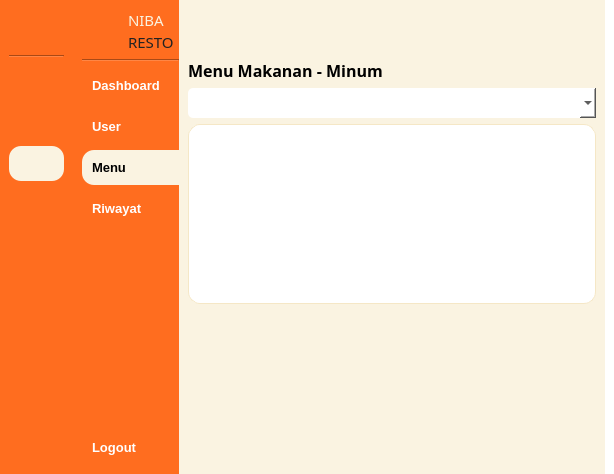
<?xml version="1.0" encoding="UTF-8"?>
<ui version="4.0">
 <class>MainWindow</class>
 <widget class="QMainWindow" name="MainWindow">
  <property name="geometry">
   <rect>
    <x>0</x>
    <y>0</y>
    <width>614</width>
    <height>474</height>
   </rect>
  </property>
  <property name="windowTitle">
   <string>MainWindow</string>
  </property>
  <property name="styleSheet">
   <string notr="true">background-color: rgb(255, 255, 255);</string>
  </property>
  <widget class="QWidget" name="centralwidget">
   <layout class="QGridLayout" name="gridLayout">
    <property name="leftMargin">
     <number>0</number>
    </property>
    <property name="topMargin">
     <number>0</number>
    </property>
    <property name="rightMargin">
     <number>0</number>
    </property>
    <property name="bottomMargin">
     <number>0</number>
    </property>
    <property name="horizontalSpacing">
     <number>0</number>
    </property>
    <item row="0" column="0">
     <widget class="QWidget" name="icon_only_widget" native="true">
      <property name="maximumSize">
       <size>
        <width>75</width>
        <height>16777215</height>
       </size>
      </property>
      <property name="styleSheet">
       <string notr="true">QPushButton {
	text-align: center;
	border-radius: 12px;
    padding: 10px;
    border: 0px;
	color: white;
    font-weight: 600;
}

QPushButton:hover {
	background-color: rgb(181, 171, 146);
}

QPushButton:checked {
	color: black;
	background-color: #FAF3E1;
}

QWidget {
	background-color: #FF6D1F;
}</string>
      </property>
      <layout class="QVBoxLayout" name="verticalLayout">
       <item>
        <layout class="QVBoxLayout" name="verticalLayout_7">
         <item>
          <layout class="QHBoxLayout" name="horizontalLayout_4">
           <property name="rightMargin">
            <number>5</number>
           </property>
           <item>
            <widget class="QLabel" name="label_4">
             <property name="sizePolicy">
              <sizepolicy hsizetype="Fixed" vsizetype="Fixed">
               <horstretch>0</horstretch>
               <verstretch>0</verstretch>
              </sizepolicy>
             </property>
             <property name="minimumSize">
              <size>
               <width>40</width>
               <height>40</height>
              </size>
             </property>
             <property name="maximumSize">
              <size>
               <width>40</width>
               <height>40</height>
              </size>
             </property>
             <property name="styleSheet">
              <string notr="true">QLabel {
    background-color: transparent;
    border-radius: 20px;
    background-image: url(:/yourpic.png);
    background-repeat: no-repeat;
    background-position: center;
}
</string>
             </property>
             <property name="text">
              <string/>
             </property>
             <property name="pixmap">
              <pixmap resource="images.qrc">:/image/images/logo-rounded.png</pixmap>
             </property>
             <property name="scaledContents">
              <bool>true</bool>
             </property>
            </widget>
           </item>
          </layout>
         </item>
         <item>
          <widget class="Line" name="line">
           <property name="orientation">
            <enum>Qt::Horizontal</enum>
           </property>
          </widget>
         </item>
         <item>
          <widget class="QPushButton" name="btn_dashboard_icon">
           <property name="font">
            <font>
             <family>Microsoft Sans Serif</family>
             <pointsize>10</pointsize>
             <weight>75</weight>
             <bold>true</bold>
            </font>
           </property>
           <property name="styleSheet">
            <string notr="true"/>
           </property>
           <property name="text">
            <string/>
           </property>
           <property name="icon">
            <iconset resource="images.qrc">
             <normaloff>:/image/images/mage--home-fill-off.png</normaloff>
             <normalon>:/image/images/mage--home-fill.png</normalon>
             <disabledoff>:/image/images/mage--home-fill-off.png</disabledoff>
             <disabledon>:/image/images/mage--home-fill.png</disabledon>
             <activeoff>:/image/images/mage--home-fill-off.png</activeoff>
             <activeon>:/image/images/mage--home-fill.png</activeon>
             <selectedoff>:/image/images/mage--home-fill-off.png</selectedoff>
             <selectedon>:/image/images/mage--home-fill.png</selectedon>:/image/images/mage--home-fill-off.png</iconset>
           </property>
           <property name="iconSize">
            <size>
             <width>20</width>
             <height>20</height>
            </size>
           </property>
           <property name="checkable">
            <bool>true</bool>
           </property>
           <property name="checked">
            <bool>false</bool>
           </property>
           <property name="autoExclusive">
            <bool>true</bool>
           </property>
          </widget>
         </item>
         <item>
          <widget class="QPushButton" name="btn_user_icon">
           <property name="font">
            <font>
             <family>MS Sans Serif</family>
             <pointsize>10</pointsize>
             <weight>75</weight>
             <bold>true</bold>
            </font>
           </property>
           <property name="styleSheet">
            <string notr="true"/>
           </property>
           <property name="text">
            <string/>
           </property>
           <property name="icon">
            <iconset resource="images.qrc">
             <normaloff>:/image/images/mage--users-fill-off.png</normaloff>
             <normalon>:/image/images/mage--users-fill.png</normalon>:/image/images/mage--users-fill-off.png</iconset>
           </property>
           <property name="iconSize">
            <size>
             <width>20</width>
             <height>20</height>
            </size>
           </property>
           <property name="checkable">
            <bool>true</bool>
           </property>
           <property name="autoExclusive">
            <bool>true</bool>
           </property>
          </widget>
         </item>
         <item>
          <widget class="QPushButton" name="btn_menu_icon">
           <property name="font">
            <font>
             <family>MS Sans Serif</family>
             <pointsize>10</pointsize>
             <weight>75</weight>
             <bold>true</bold>
            </font>
           </property>
           <property name="styleSheet">
            <string notr="true"/>
           </property>
           <property name="text">
            <string/>
           </property>
           <property name="icon">
            <iconset resource="images.qrc">
             <normaloff>:/image/images/mage--clipboard-2-fill-off.png</normaloff>
             <normalon>:/image/images/mage--clipboard-2-fill.png</normalon>:/image/images/mage--clipboard-2-fill-off.png</iconset>
           </property>
           <property name="iconSize">
            <size>
             <width>20</width>
             <height>20</height>
            </size>
           </property>
           <property name="checkable">
            <bool>true</bool>
           </property>
           <property name="checked">
            <bool>true</bool>
           </property>
           <property name="autoExclusive">
            <bool>true</bool>
           </property>
          </widget>
         </item>
         <item>
          <widget class="QPushButton" name="btn_riwayat_icon">
           <property name="font">
            <font>
             <family>Microsoft Sans Serif</family>
             <pointsize>10</pointsize>
             <weight>75</weight>
             <bold>true</bold>
            </font>
           </property>
           <property name="styleSheet">
            <string notr="true"/>
           </property>
           <property name="text">
            <string/>
           </property>
           <property name="icon">
            <iconset resource="images.qrc">
             <normaloff>:/image/images/mage--book-text-fill.png</normaloff>
             <normalon>:/image/images/mage--book-text-fill-off.png</normalon>:/image/images/mage--book-text-fill.png</iconset>
           </property>
           <property name="iconSize">
            <size>
             <width>20</width>
             <height>20</height>
            </size>
           </property>
           <property name="checkable">
            <bool>true</bool>
           </property>
           <property name="checked">
            <bool>false</bool>
           </property>
           <property name="autoExclusive">
            <bool>true</bool>
           </property>
          </widget>
         </item>
         <item>
          <spacer name="verticalSpacer_3">
           <property name="orientation">
            <enum>Qt::Vertical</enum>
           </property>
           <property name="sizeHint" stdset="0">
            <size>
             <width>40</width>
             <height>200</height>
            </size>
           </property>
          </spacer>
         </item>
         <item>
          <widget class="QPushButton" name="btn_logout_icon">
           <property name="font">
            <font>
             <family>MS Sans Serif</family>
             <pointsize>10</pointsize>
             <weight>75</weight>
             <bold>true</bold>
            </font>
           </property>
           <property name="styleSheet">
            <string notr="true">QPushButton {
	border-radius: 12px;
}</string>
           </property>
           <property name="text">
            <string/>
           </property>
           <property name="icon">
            <iconset resource="images.qrc">
             <normaloff>:/image/images/mage--shut-down-fill-off.png</normaloff>
             <normalon>:/image/images/mage--shut-down-fill.png</normalon>:/image/images/mage--shut-down-fill-off.png</iconset>
           </property>
           <property name="iconSize">
            <size>
             <width>20</width>
             <height>20</height>
            </size>
           </property>
          </widget>
         </item>
        </layout>
       </item>
      </layout>
     </widget>
    </item>
    <item row="0" column="1">
     <widget class="QWidget" name="icon_name_widget" native="true">
      <property name="maximumSize">
       <size>
        <width>150</width>
        <height>16777215</height>
       </size>
      </property>
      <property name="styleSheet">
       <string notr="true">QPushButton {
	text-align: left;
	border-top-left-radius: 12px;
	border-bottom-left-radius: 12px;
    padding: 10px;
    border: 0px;
	color: white;
    font-weight: 600;
}

QPushButton:hover {
	background-color: rgb(181, 171, 146);
}

QPushButton:checked {
	color: black;
	background-color: #FAF3E1;
}

QWidget {
	background-color: #FF6D1F;
}</string>
      </property>
      <layout class="QVBoxLayout" name="verticalLayout_4">
       <property name="rightMargin">
        <number>0</number>
       </property>
       <item>
        <layout class="QVBoxLayout" name="verticalLayout_2">
         <item>
          <layout class="QHBoxLayout" name="horizontalLayout_2">
           <property name="rightMargin">
            <number>5</number>
           </property>
           <item>
            <widget class="QLabel" name="label_2">
             <property name="sizePolicy">
              <sizepolicy hsizetype="Fixed" vsizetype="Fixed">
               <horstretch>0</horstretch>
               <verstretch>0</verstretch>
              </sizepolicy>
             </property>
             <property name="minimumSize">
              <size>
               <width>40</width>
               <height>40</height>
              </size>
             </property>
             <property name="maximumSize">
              <size>
               <width>40</width>
               <height>40</height>
              </size>
             </property>
             <property name="styleSheet">
              <string notr="true">QLabel {
    background-color: transparent;
    border-radius: 20px;
    background-image: url(:/yourpic.png);
    background-repeat: no-repeat;
    background-position: center;
}
</string>
             </property>
             <property name="text">
              <string/>
             </property>
             <property name="pixmap">
              <pixmap resource="images.qrc">:/image/images/logo-rounded.png</pixmap>
             </property>
             <property name="scaledContents">
              <bool>true</bool>
             </property>
            </widget>
           </item>
           <item>
            <layout class="QVBoxLayout" name="verticalLayout_3">
             <property name="spacing">
              <number>0</number>
             </property>
             <item>
              <widget class="QLabel" name="label_3">
               <property name="maximumSize">
                <size>
                 <width>50</width>
                 <height>16777215</height>
                </size>
               </property>
               <property name="font">
                <font>
                 <family>Bauhaus 93</family>
                 <pointsize>11</pointsize>
                 <weight>50</weight>
                 <bold>false</bold>
                 <strikeout>false</strikeout>
                 <kerning>true</kerning>
                </font>
               </property>
               <property name="styleSheet">
                <string notr="true">color: #FAF3E1;</string>
               </property>
               <property name="text">
                <string>NIBA</string>
               </property>
               <property name="textFormat">
                <enum>Qt::PlainText</enum>
               </property>
              </widget>
             </item>
             <item>
              <widget class="QLabel" name="label_5">
               <property name="sizePolicy">
                <sizepolicy hsizetype="Minimum" vsizetype="Preferred">
                 <horstretch>0</horstretch>
                 <verstretch>0</verstretch>
                </sizepolicy>
               </property>
               <property name="maximumSize">
                <size>
                 <width>50</width>
                 <height>16777215</height>
                </size>
               </property>
               <property name="font">
                <font>
                 <family>Bauhaus 93</family>
                 <pointsize>11</pointsize>
                 <weight>50</weight>
                 <bold>false</bold>
                 <strikeout>false</strikeout>
                 <kerning>true</kerning>
                </font>
               </property>
               <property name="styleSheet">
                <string notr="true">color: #222222;</string>
               </property>
               <property name="text">
                <string>RESTO</string>
               </property>
               <property name="textFormat">
                <enum>Qt::PlainText</enum>
               </property>
               <property name="scaledContents">
                <bool>false</bool>
               </property>
              </widget>
             </item>
            </layout>
           </item>
          </layout>
         </item>
         <item>
          <widget class="Line" name="line_2">
           <property name="orientation">
            <enum>Qt::Horizontal</enum>
           </property>
          </widget>
         </item>
         <item>
          <widget class="QPushButton" name="btn_dashboard_expanded">
           <property name="font">
            <font>
             <family>Microsoft Sans Serif</family>
             <pointsize>10</pointsize>
             <weight>75</weight>
             <bold>true</bold>
            </font>
           </property>
           <property name="styleSheet">
            <string notr="true"/>
           </property>
           <property name="text">
            <string>Dashboard</string>
           </property>
           <property name="icon">
            <iconset resource="images.qrc">
             <normaloff>:/image/images/mage--home-fill-off.png</normaloff>
             <normalon>:/image/images/mage--home-fill.png</normalon>
             <disabledoff>:/image/images/mage--home-fill-off.png</disabledoff>
             <disabledon>:/image/images/mage--home-fill.png</disabledon>
             <activeoff>:/image/images/mage--home-fill-off.png</activeoff>
             <activeon>:/image/images/mage--home-fill.png</activeon>
             <selectedoff>:/image/images/mage--home-fill-off.png</selectedoff>
             <selectedon>:/image/images/mage--home-fill.png</selectedon>:/image/images/mage--home-fill-off.png</iconset>
           </property>
           <property name="iconSize">
            <size>
             <width>20</width>
             <height>20</height>
            </size>
           </property>
           <property name="checkable">
            <bool>true</bool>
           </property>
           <property name="checked">
            <bool>false</bool>
           </property>
           <property name="autoExclusive">
            <bool>true</bool>
           </property>
          </widget>
         </item>
         <item>
          <widget class="QPushButton" name="btn_user_expanded">
           <property name="font">
            <font>
             <family>MS Sans Serif</family>
             <pointsize>10</pointsize>
             <weight>75</weight>
             <bold>true</bold>
            </font>
           </property>
           <property name="styleSheet">
            <string notr="true"/>
           </property>
           <property name="text">
            <string>User</string>
           </property>
           <property name="icon">
            <iconset resource="images.qrc">
             <normaloff>:/image/images/mage--users-fill-off.png</normaloff>
             <normalon>:/image/images/mage--users-fill.png</normalon>:/image/images/mage--users-fill-off.png</iconset>
           </property>
           <property name="iconSize">
            <size>
             <width>20</width>
             <height>20</height>
            </size>
           </property>
           <property name="checkable">
            <bool>true</bool>
           </property>
           <property name="autoExclusive">
            <bool>true</bool>
           </property>
          </widget>
         </item>
         <item>
          <widget class="QPushButton" name="btn_menu_expanded">
           <property name="font">
            <font>
             <family>MS Sans Serif</family>
             <pointsize>10</pointsize>
             <weight>75</weight>
             <bold>true</bold>
            </font>
           </property>
           <property name="styleSheet">
            <string notr="true"/>
           </property>
           <property name="text">
            <string>Menu</string>
           </property>
           <property name="icon">
            <iconset resource="images.qrc">
             <normaloff>:/image/images/mage--clipboard-2-fill-off.png</normaloff>
             <normalon>:/image/images/mage--clipboard-2-fill.png</normalon>:/image/images/mage--clipboard-2-fill-off.png</iconset>
           </property>
           <property name="iconSize">
            <size>
             <width>20</width>
             <height>20</height>
            </size>
           </property>
           <property name="checkable">
            <bool>true</bool>
           </property>
           <property name="checked">
            <bool>true</bool>
           </property>
           <property name="autoExclusive">
            <bool>true</bool>
           </property>
          </widget>
         </item>
         <item>
          <widget class="QPushButton" name="btn_riwayat_expanded">
           <property name="font">
            <font>
             <family>Microsoft Sans Serif</family>
             <pointsize>10</pointsize>
             <weight>75</weight>
             <bold>true</bold>
            </font>
           </property>
           <property name="styleSheet">
            <string notr="true"/>
           </property>
           <property name="text">
            <string>Riwayat</string>
           </property>
           <property name="icon">
            <iconset resource="images.qrc">
             <normaloff>:/image/images/mage--book-text-fill.png</normaloff>
             <normalon>:/image/images/mage--book-text-fill-off.png</normalon>:/image/images/mage--book-text-fill.png</iconset>
           </property>
           <property name="iconSize">
            <size>
             <width>20</width>
             <height>20</height>
            </size>
           </property>
           <property name="checkable">
            <bool>true</bool>
           </property>
           <property name="checked">
            <bool>false</bool>
           </property>
           <property name="autoExclusive">
            <bool>true</bool>
           </property>
          </widget>
         </item>
         <item>
          <spacer name="verticalSpacer_2">
           <property name="orientation">
            <enum>Qt::Vertical</enum>
           </property>
           <property name="sizeHint" stdset="0">
            <size>
             <width>40</width>
             <height>200</height>
            </size>
           </property>
          </spacer>
         </item>
         <item>
          <widget class="QPushButton" name="btn_logout_expanded">
           <property name="font">
            <font>
             <family>MS Sans Serif</family>
             <pointsize>10</pointsize>
             <weight>75</weight>
             <bold>true</bold>
            </font>
           </property>
           <property name="styleSheet">
            <string notr="true">QPushButton {
	border-radius: 12px;
}</string>
           </property>
           <property name="text">
            <string>Logout</string>
           </property>
           <property name="icon">
            <iconset resource="images.qrc">
             <normaloff>:/image/images/mage--shut-down-fill-off.png</normaloff>
             <normalon>:/image/images/mage--shut-down-fill.png</normalon>:/image/images/mage--shut-down-fill-off.png</iconset>
           </property>
           <property name="iconSize">
            <size>
             <width>20</width>
             <height>20</height>
            </size>
           </property>
          </widget>
         </item>
        </layout>
       </item>
      </layout>
     </widget>
    </item>
    <item row="0" column="2">
     <widget class="QWidget" name="main_menu" native="true">
      <property name="styleSheet">
       <string notr="true">background-color: rgb(255, 255, 255);</string>
      </property>
      <layout class="QVBoxLayout" name="verticalLayout_5">
       <property name="spacing">
        <number>0</number>
       </property>
       <property name="leftMargin">
        <number>0</number>
       </property>
       <property name="topMargin">
        <number>0</number>
       </property>
       <property name="bottomMargin">
        <number>0</number>
       </property>
       <item>
        <widget class="QWidget" name="widget" native="true">
         <property name="minimumSize">
          <size>
           <width>0</width>
           <height>50</height>
          </size>
         </property>
         <property name="maximumSize">
          <size>
           <width>16777215</width>
           <height>50</height>
          </size>
         </property>
         <property name="styleSheet">
          <string notr="true">background-color: rgb(250, 243, 225);</string>
         </property>
         <layout class="QHBoxLayout" name="horizontalLayout_6">
          <item>
           <layout class="QHBoxLayout" name="horizontalLayout">
            <item>
             <widget class="QPushButton" name="btn_expand">
              <property name="styleSheet">
               <string notr="true">QPushButton {
	text-align: left;
	border-radius: 12px;
    padding: 10px;
    border: 0px;
	color: black;
    font-weight: 600;
}

QPushButton:hover {
	background-color: #F5E7C6;
}

QPushButton:checked {
	background-color: #222222;
}</string>
              </property>
              <property name="text">
               <string/>
              </property>
              <property name="icon">
               <iconset resource="images.qrc">
                <normaloff>:/image/images/mage--dash-menu-off.png</normaloff>
                <normalon>:/image/images/mage--double-arrow-left-off.png</normalon>:/image/images/mage--dash-menu-off.png</iconset>
              </property>
              <property name="iconSize">
               <size>
                <width>20</width>
                <height>20</height>
               </size>
              </property>
              <property name="checkable">
               <bool>true</bool>
              </property>
             </widget>
            </item>
            <item>
             <spacer name="horizontalSpacer">
              <property name="orientation">
               <enum>Qt::Horizontal</enum>
              </property>
              <property name="sizeHint" stdset="0">
               <size>
                <width>20</width>
                <height>118</height>
               </size>
              </property>
             </spacer>
            </item>
           </layout>
          </item>
         </layout>
        </widget>
       </item>
       <item>
        <widget class="QWidget" name="widget_2" native="true">
         <property name="styleSheet">
          <string notr="true">QWidget {
	background-color: rgb(250, 243, 225);
}

QLabel {
	color:black;
}

QLineEdit {
	background-color: white;
	border-radius:  5px;
}

QComboBox {
	background-color: white;
	border-radius: 5px;
}</string>
         </property>
         <layout class="QVBoxLayout" name="verticalLayout_6">
          <item>
           <widget class="QLabel" name="label_6">
            <property name="font">
             <font>
              <family>MS Reference Sans Serif</family>
              <pointsize>12</pointsize>
              <weight>75</weight>
              <bold>true</bold>
             </font>
            </property>
            <property name="styleSheet">
             <string notr="true">color:black;</string>
            </property>
            <property name="text">
             <string>Menu Makanan - Minum</string>
            </property>
            <property name="scaledContents">
             <bool>false</bool>
            </property>
            <property name="wordWrap">
             <bool>false</bool>
            </property>
           </widget>
          </item>
          <item>
           <layout class="QHBoxLayout" name="horizontalLayout_3">
            <item>
             <widget class="QComboBox" name="comboBox">
              <property name="minimumSize">
               <size>
                <width>300</width>
                <height>30</height>
               </size>
              </property>
             </widget>
            </item>
           </layout>
          </item>
          <item>
           <widget class="QTableWidget" name="tableWidget">
            <property name="styleSheet">
             <string notr="true">QTableWidget {
    background-color: white;
    border: 1px solid #F5E7C6;
    border-radius: 12px;
    gridline-color: #F5E7C6;
    selection-background-color: rgb(181, 171, 146);
    selection-color: #222222;
    font-size: 14px;
}

QHeaderView::section {
    background-color: #F5E7C6;
    color: #222222;
    padding: 8px;
    border: none;
    border-right: 1px solid #FAF3E1;
    font-weight: bold;
    font-size: 14px;
}

QHeaderView {
    background-color: #F5E7C6;
    border-radius: 8px;
}

QTableWidget::item {
    padding: 6px;
    border: none;
}

QTableWidget::item:hover {
    background-color: rgba(181, 171, 146, 90%);
    color: #222222;
}

QTableWidget::item:selected {
    background-color: rgb(181, 171, 146);
    color: #222222;
}

QScrollBar:vertical {
    background: transparent;
    width: 12px;
    margin: 6px 0 6px 0;
}

QScrollBar::handle:vertical {
    background: #F5E7C6;
    border-radius: 6px;
}

QScrollBar::handle:vertical:hover {
    background: rgb(181, 171, 146);
}

QScrollBar::add-line,
QScrollBar::sub-line {
    height: 0;
}

QTableCornerButton::section {
    background-color: #F5E7C6;
    border: none;
}</string>
            </property>
           </widget>
          </item>
          <item>
           <spacer name="verticalSpacer_4">
            <property name="orientation">
             <enum>Qt::Vertical</enum>
            </property>
            <property name="sizeHint" stdset="0">
             <size>
              <width>20</width>
              <height>172</height>
             </size>
            </property>
           </spacer>
          </item>
         </layout>
        </widget>
       </item>
      </layout>
     </widget>
    </item>
   </layout>
  </widget>
 </widget>
 <resources>
  <include location="images.qrc"/>
 </resources>
 <connections>
  <connection>
   <sender>btn_expand</sender>
   <signal>toggled(bool)</signal>
   <receiver>icon_only_widget</receiver>
   <slot>setHidden(bool)</slot>
   <hints>
    <hint type="sourcelabel">
     <x>240</x>
     <y>39</y>
    </hint>
    <hint type="destinationlabel">
     <x>63</x>
     <y>252</y>
    </hint>
   </hints>
  </connection>
  <connection>
   <sender>btn_expand</sender>
   <signal>toggled(bool)</signal>
   <receiver>icon_name_widget</receiver>
   <slot>setVisible(bool)</slot>
   <hints>
    <hint type="sourcelabel">
     <x>240</x>
     <y>39</y>
    </hint>
    <hint type="destinationlabel">
     <x>186</x>
     <y>243</y>
    </hint>
   </hints>
  </connection>
  <connection>
   <sender>btn_logout_expanded</sender>
   <signal>clicked()</signal>
   <receiver>MainWindow</receiver>
   <slot>close()</slot>
   <hints>
    <hint type="sourcelabel">
     <x>185</x>
     <y>463</y>
    </hint>
    <hint type="destinationlabel">
     <x>140</x>
     <y>470</y>
    </hint>
   </hints>
  </connection>
  <connection>
   <sender>btn_dashboard_expanded</sender>
   <signal>toggled(bool)</signal>
   <receiver>btn_dashboard_icon</receiver>
   <slot>setChecked(bool)</slot>
   <hints>
    <hint type="sourcelabel">
     <x>185</x>
     <y>106</y>
    </hint>
    <hint type="destinationlabel">
     <x>41</x>
     <y>106</y>
    </hint>
   </hints>
  </connection>
  <connection>
   <sender>btn_user_expanded</sender>
   <signal>toggled(bool)</signal>
   <receiver>btn_user_icon</receiver>
   <slot>setChecked(bool)</slot>
   <hints>
    <hint type="sourcelabel">
     <x>109</x>
     <y>148</y>
    </hint>
    <hint type="destinationlabel">
     <x>45</x>
     <y>152</y>
    </hint>
   </hints>
  </connection>
  <connection>
   <sender>btn_menu_expanded</sender>
   <signal>toggled(bool)</signal>
   <receiver>btn_menu_icon</receiver>
   <slot>setChecked(bool)</slot>
   <hints>
    <hint type="sourcelabel">
     <x>185</x>
     <y>198</y>
    </hint>
    <hint type="destinationlabel">
     <x>47</x>
     <y>198</y>
    </hint>
   </hints>
  </connection>
  <connection>
   <sender>btn_dashboard_icon</sender>
   <signal>toggled(bool)</signal>
   <receiver>btn_dashboard_expanded</receiver>
   <slot>setChecked(bool)</slot>
   <hints>
    <hint type="sourcelabel">
     <x>43</x>
     <y>100</y>
    </hint>
    <hint type="destinationlabel">
     <x>123</x>
     <y>100</y>
    </hint>
   </hints>
  </connection>
  <connection>
   <sender>btn_user_icon</sender>
   <signal>toggled(bool)</signal>
   <receiver>btn_user_expanded</receiver>
   <slot>setChecked(bool)</slot>
   <hints>
    <hint type="sourcelabel">
     <x>23</x>
     <y>145</y>
    </hint>
    <hint type="destinationlabel">
     <x>168</x>
     <y>144</y>
    </hint>
   </hints>
  </connection>
  <connection>
   <sender>btn_menu_icon</sender>
   <signal>toggled(bool)</signal>
   <receiver>btn_menu_expanded</receiver>
   <slot>setChecked(bool)</slot>
   <hints>
    <hint type="sourcelabel">
     <x>34</x>
     <y>182</y>
    </hint>
    <hint type="destinationlabel">
     <x>153</x>
     <y>196</y>
    </hint>
   </hints>
  </connection>
  <connection>
   <sender>btn_logout_icon</sender>
   <signal>clicked()</signal>
   <receiver>MainWindow</receiver>
   <slot>close()</slot>
   <hints>
    <hint type="sourcelabel">
     <x>38</x>
     <y>445</y>
    </hint>
    <hint type="destinationlabel">
     <x>48</x>
     <y>513</y>
    </hint>
   </hints>
  </connection>
  <connection>
   <sender>btn_riwayat_expanded</sender>
   <signal>toggled(bool)</signal>
   <receiver>btn_riwayat_icon</receiver>
   <slot>setChecked(bool)</slot>
   <hints>
    <hint type="sourcelabel">
     <x>90</x>
     <y>222</y>
    </hint>
    <hint type="destinationlabel">
     <x>25</x>
     <y>219</y>
    </hint>
   </hints>
  </connection>
  <connection>
   <sender>btn_riwayat_icon</sender>
   <signal>toggled(bool)</signal>
   <receiver>btn_riwayat_expanded</receiver>
   <slot>setChecked(bool)</slot>
   <hints>
    <hint type="sourcelabel">
     <x>18</x>
     <y>227</y>
    </hint>
    <hint type="destinationlabel">
     <x>124</x>
     <y>227</y>
    </hint>
   </hints>
  </connection>
 </connections>
</ui>
